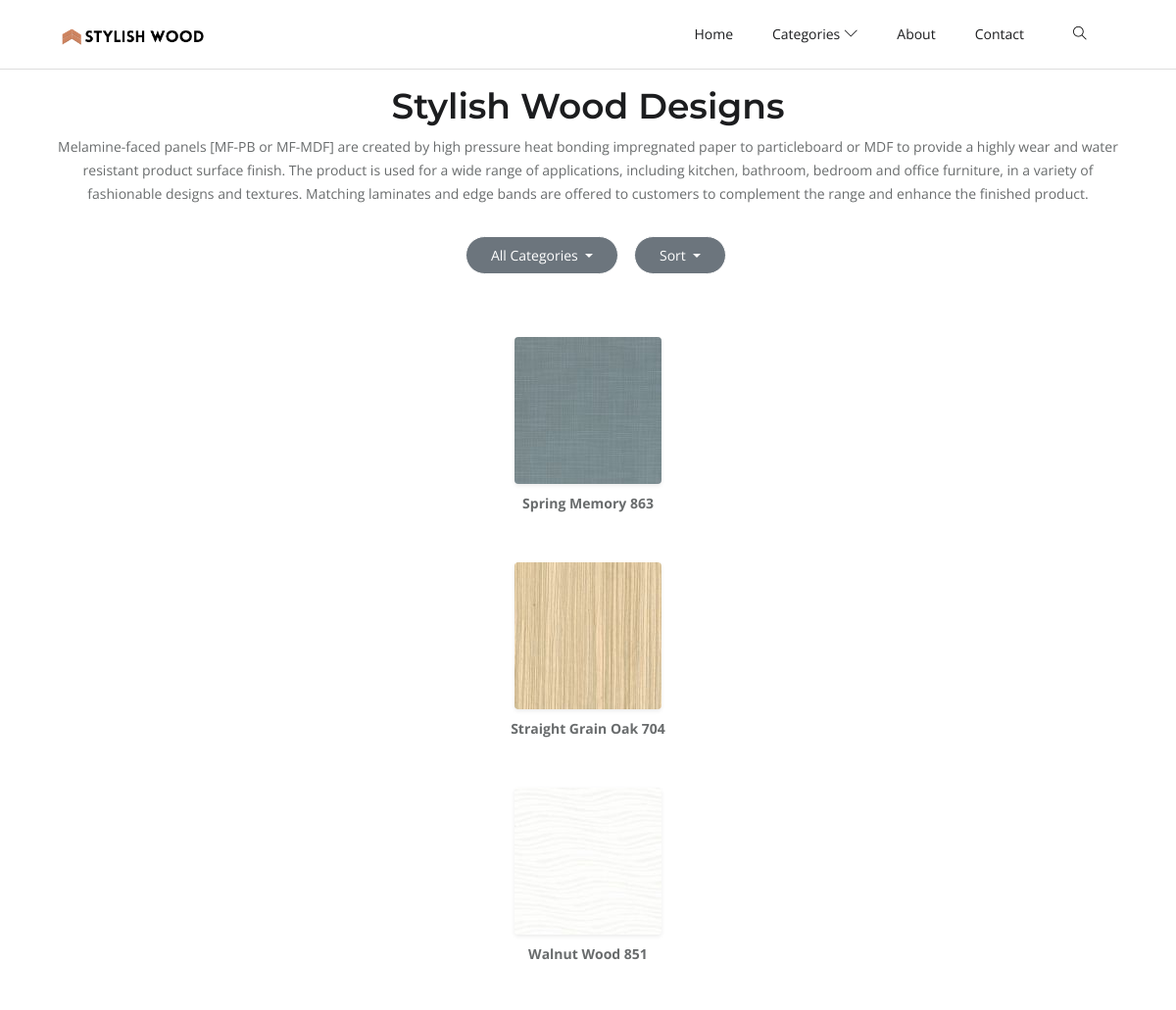
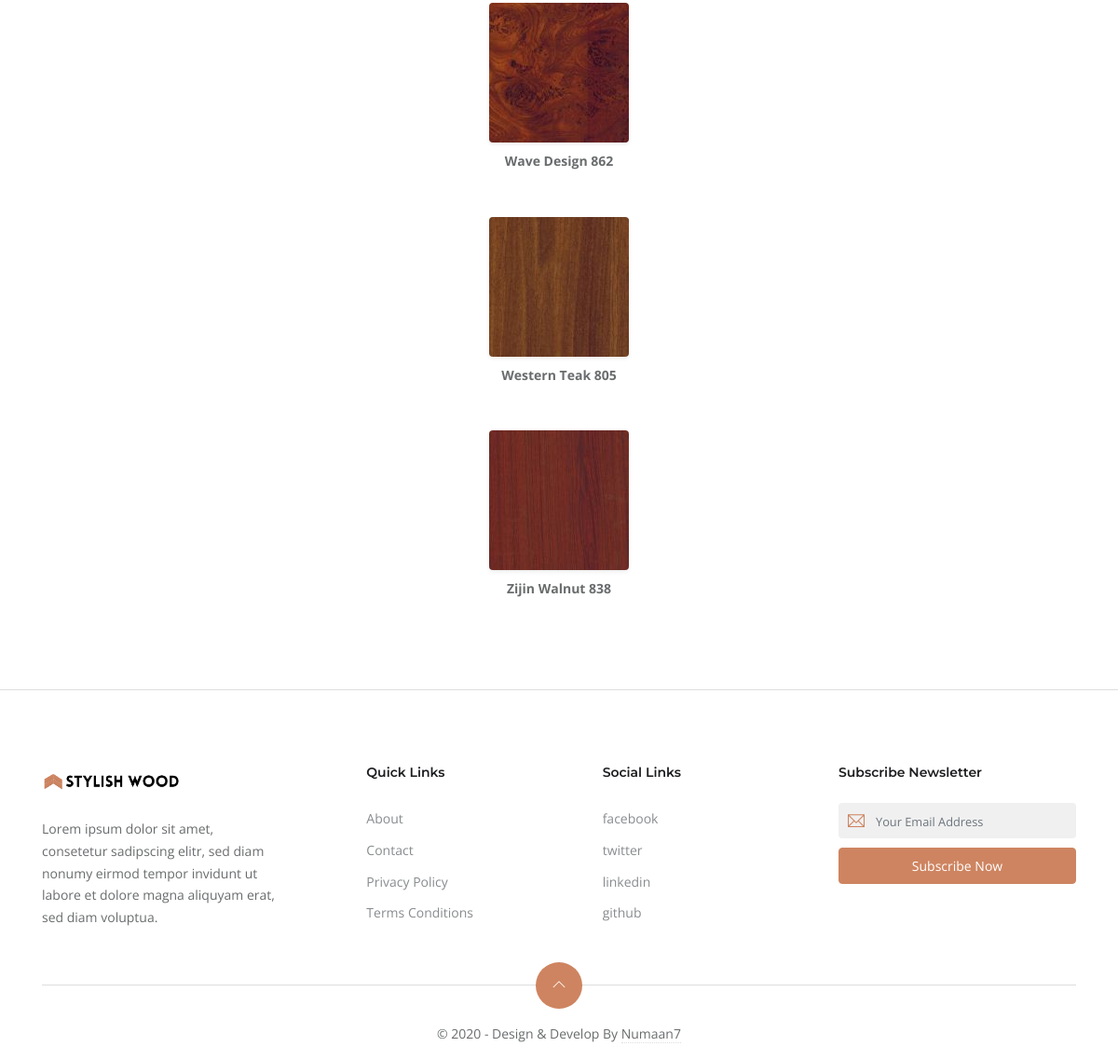
The page / on the database its author committed (2 pictures, top to bottom).
### woodstyles/models.py (models this page shows, shortened)
class Wood(models.Model):
    title=models.CharField(max_length=500)
    image=models.ImageField(upload_to='static/images')
    category=models.ForeignKey(Categorie,on_delete=models.CASCADE)
    date=models.DateTimeField(default=timezone.now)
    class Meta:
        ordering = ('-date',)

### woodstyles/views.py (the view)
# urls.py: path('',views.index,name='home'),
def index(request):
    woods=Wood.objects.all().order_by('-date')
    if request.method=="POST":
        email=request.POST.get('email')
        newsletter(email)
    if request.method=='GET':
        sort=request.GET.get('sort')
        if sort=='atoz':
            woods=Wood.objects.all().order_by('title')
        if sort=='ztoa':
            woods=Wood.objects.all().order_by('-title')
        if sort=='newest':
            woods=Wood.objects.all().order_by('-date')
        if sort=='oldest':
            woods=Wood.objects.all().order_by('date')
        try:
            category=request.GET.get('category')
            cat=get_object_or_404(Categorie,name=category)
            woods=Wood.objects.filter(category=cat)
        except:
            pass
        try:
            search=request.GET.get('s')
            woods=Wood.objects.filter(title__icontains=search)
        except:
            pass
    paginator = Paginator(woods, 10) # 10 posts in each page
    page = request.GET.get('page')
    try:
        woods = paginator.page(page)
    except PageNotAnInteger:
        woods = paginator.page(1)
    except EmptyPage:
        woods = paginator.page(paginator.num_pages)
    category=Categorie.objects.all()
    return render(request,'index.html',{'woods':woods,'categories':category, page:'pages'})

### templates/index.html (shortened to what this page needs)
{% extends 'base.html' %}
{% load static %}
{% block body %}
 <div class="text-center my-3">
    <h2>Stylish Wood Designs</h2>
    <p>Melamine-faced panels [MF-PB or MF-MDF] are created by high pressure heat bonding impregnated paper to particleboard or MDF to provide a highly wear and water resistant product surface finish.
        The product is used for a wide range of applications, including kitchen, bathroom, bedroom and office furniture, in a variety of fashionable designs and textures.
        Matching laminates and edge bands are offered to customers to complement the range and enhance the finished product.</p>
 </div>
<div class="d-flex justify-content-center">
 <div class="dropdown my-3 mx-3">
    <button class="btn btn-secondary dropdown-toggle" type="button" data-bs-toggle="dropdown" aria-expanded="false">
      All Categories
    </button>
  </div>
  <div class="dropdown my-3">
    <button class="btn btn-secondary dropdown-toggle" type="button" data-bs-toggle="dropdown" aria-expanded="false">
    Sort
    </button>
  </div>
</div>
<div class="infinite-container">
{% for wood in woods %}
<div class="my-5 text-center infinite-item ">
<img src="{{wood.image.url}}" data-bs-toggle="modal" data-bs-target="#exampleModal{{wood.id}}" class="rounded mx-auto d-block shadow-sm  bg-body-tertiary" title="image of {{wood.title}}" alt="image of {{wood.title}}">
<p class="my-2" style="font-weight:bolder;">{{wood.title|title}}</p>
</div>
{% endfor %}
</div>
{% endblock body %}

### templates/base.html (shortened to what this page needs)
{% load static %}
<!DOCTYPE html>
<html lang="en-us">
<head>
   <link rel="stylesheet" href="{% static 'plugins/bootstrap/bootstrap.min.css' %}">
   <link rel="stylesheet" href="{% static 'plugins/themify-icons/themify-icons.css' %}">
   <link rel="stylesheet" href="{% static 'plugins/slick/slick.css' %}">
   <link rel="stylesheet" href="{% static 'css/style.css' %}">
</head>
<body>
<header class="sticky-top bg-white border-bottom border-default">
   <div class="container">
      <nav class="navbar navbar-expand-lg navbar-white">
         <a class="navbar-brand" href="/">
            <img class="img-fluid" width="150px" src="{% static 'images/logo.png' %}" alt="LogBook">
         </a>
         <div class="collapse navbar-collapse text-center" id="navigation">
            <ul class="navbar-nav ml-auto">
               <li class="nav-item">
               <a class="nav-link" href="/">Home</a>
            </li>
               <li class="nav-item dropdown">
                  <a class="nav-link" href="#" role="button" data-toggle="dropdown" aria-haspopup="true"
                     aria-expanded="false">
                     Categories<i class="ti-angle-down ml-1"></i>
                  </a>
               </li>
               <li class="nav-item">
                  <a class="nav-link" href="/about">About</a>
               </li>
               <li class="nav-item">
                  <a class="nav-link" href="/contact">Contact</a>
               </li>
            </ul>
            <div class="search px-4">
               <button id="searchOpen" class="search-btn"><i class="ti-search"></i></button>
            </div>
         </div>
      </nav>
   </div>
</header>
<div class="container">
{% block body %}
{% endblock body %}
</div>
   <footer class="section-sm pb-0 border-top border-default">
      <div class="container">
         <div class="row justify-content-between">
            <div class="col-md-3 mb-4">
               <a class="mb-4 d-block" href="/">
                  <img class="img-fluid" width="150px" src="{% static 'images/logo.png' %}" alt="LogBook">
               </a>
               <p>Lorem ipsum dolor sit amet, consetetur sadipscing elitr, sed diam nonumy eirmod tempor invidunt ut labore et dolore magna aliquyam erat, sed diam voluptua.</p>
            </div>
            <div class="col-lg-2 col-md-3 col-6 mb-4">
               <h6 class="mb-4">Quick Links</h6>
               <ul class="list-unstyled footer-list">
                  <li><a href="/about">About</a></li>
                  <li><a href="/contact">Contact</a></li>
                  <li><a href="privacy-policy.html">Privacy Policy</a></li>
                  <li><a href="terms-conditions.html">Terms Conditions</a></li>
               </ul>
            </div>
            <div class="col-lg-2 col-md-3 col-6 mb-4">
               <h6 class="mb-4">Social Links</h6>
               <ul class="list-unstyled footer-list">
                  <li><a href="#">facebook</a></li>
                  <li><a href="#">twitter</a></li>
                  <li><a href="#">linkedin</a></li>
                  <li><a href="#">github</a></li>
               </ul>
            </div>
            <div class="col-md-3 mb-4">
               <h6 class="mb-4">Subscribe Newsletter</h6>
               <form class="subscription" action="." method="post">
                  <div class="position-relative">
                     <i class="ti-email email-icon"></i>
                     <input type="email" name="email" for="email" class="form-control" placeholder="Your Email Address">
                  </div>
                  <button class="btn btn-primary btn-block rounded" type="submit">Subscribe now</button>
               </form>
            </div>
         </div>
         <div class="scroll-top">
            <a href="javascript:void(0);" id="scrollTop"><i class="ti-angle-up"></i></a>
         </div>
         <div class="text-center">
            <p class="content">&copy; 2020 - Design &amp; Develop By <a href="https://github.com/numaan7" target="_blank">Numaan7</a></p>
         </div>
      </div>
   </footer>
</body>
</html>

### static/css/style.css (style rules this page uses)
body { line-height: 1.7; font-family: "Open Sans", sans-serif; -webkit-font-smoothing: antialiased; color: #696c6d; font-size: 14px; }
p, .paragraph { font-weight: 400; color: #696c6d; font-size: 14px; line-height: 1.7; font-family: "Open Sans", sans-serif; }
h1, h2, h3, h4, h5, h6 { color: #1c1d1f; font-family: "Montserrat", sans-serif; font-weight: 600; line-height: 1.2; }
h2, .h2 { font-size: 36px; }
h6, .h6 { font-size: 14px; }
.btn { font-size: 14px; font-family: "Open Sans", sans-serif; text-transform: capitalize; padding: 8px 25px; border-radius: 50px; border: 1px solid; position: relative; z-index: 1; transition: 0.2s ease; }
.btn-primary { background: #ce8460; color: #fff; border-color: #ce8460; }
body { background-color: #fff; overflow-x: hidden; }
img { vertical-align: middle; border: 0; }
a, a:hover, a:focus { text-decoration: none; }
a, button, select { cursor: pointer; transition: 0.2s ease; }
.section-sm { padding-top: 80px; padding-bottom: 80px; }
.border-default { border-color: #ddd !important; }
.form-control::placeholder { font-size: 80%; }
.nav-item { margin: 0; }
.nav-item .nav-link { text-transform: capitalize; }
.navbar-white .navbar-nav .nav-link { color: #1c1d1f; }
.navbar-expand-lg .navbar-nav .nav-link { padding: 15px 20px; }
.search-btn { border: 0; background: transparent; }
.content * { word-break: break-word; overflow-wrap: break-word; }
.content a { color: #696c6d; border-bottom: 1px dotted #ddd; }
.footer-list a { display: block; color: #888c8e; padding: 5px 0; }
.subscription .form-control { background-color: #f0f0f0; border: 0; margin-bottom: 10px; padding-left: 40px; }
.subscription .email-icon { position: absolute; left: 10px; top: 10px; font-size: 18px; color: #ce8460; }
.scroll-top { border-top: 1px solid #ddd; position: relative; margin: 20px 0 40px; }
.scroll-top a { position: absolute; top: 50%; left: 50%; transform: translate(-50%, -50%); height: 50px; width: 50px; border-radius: 50%; background-color: #ce8460; color: #fff; text-align: center; line-height: 50px; display: block; }

### rows shown on the page
Wood: image (picture), title "Spring Memory 863"
Wood: image (picture), title "Straight Grain Oak 704"
Wood: image (picture), title "Walnut Wood 851"
Wood: image (picture), title "Wave Design 862"
Wood: image (picture), title "Western Teak 805"
Wood: image (picture), title "Zijin Walnut 838"
